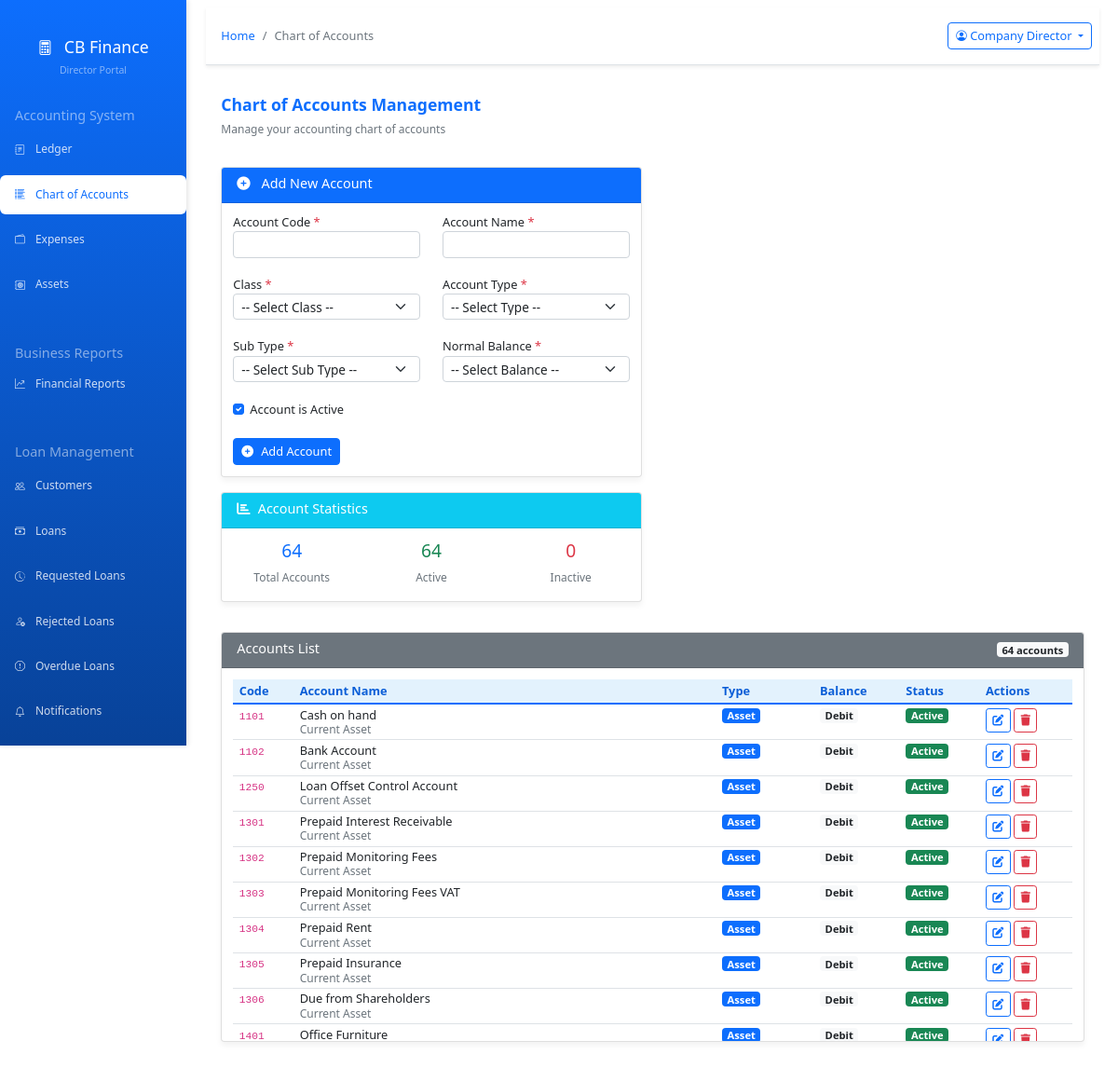
/app.cbfinance.rw/index.php?page=chart_of_accounts (signed in), run on the app's committed database.
### tables this page shows
CREATE TABLE `chart_of_accounts` (
  `account_id` int(11) NOT NULL,
  `class` varchar(50) NOT NULL,
  `account_code` varchar(10) NOT NULL,
  `account_name` varchar(255) NOT NULL,
  `account_type` varchar(50) DEFAULT NULL,
  `sub_type` varchar(50) DEFAULT NULL,
  `normal_balance` varchar(10) DEFAULT NULL,
  `is_active` tinyint(4) DEFAULT '1',
  `created_at` timestamp NOT NULL DEFAULT CURRENT_TIMESTAMP,
  `updated_at` timestamp NOT NULL DEFAULT CURRENT_TIMESTAMP ON UPDATE CURRENT_TIMESTAMP
);

### app.cbfinance.rw/modules/chart_of_accounts.php (the view, shortened to what this page needs)
<?php
$conn = getConnection();
$conn->set_charset("utf8mb4");
$accounts_query = "
    SELECT * FROM chart_of_accounts
    ORDER BY
        CASE class
            WHEN 'Balance Sheet' THEN 1
            WHEN 'Income Statement' THEN 2
            ELSE 3
        END,
        account_code ASC
";
$accounts_result = $conn->query($accounts_query);
$stats_query = "
    SELECT
        COUNT(*) as total,
        SUM(CASE WHEN is_active = 1 THEN 1 ELSE 0 END) as active,
        SUM(CASE WHEN is_active = 0 THEN 1 ELSE 0 END) as inactive
    FROM chart_of_accounts
";
$stats_result = $conn->query($stats_query);
$stats = $stats_result->fetch_assoc();
?>
<div class="container-fluid">
<!DOCTYPE html>
<html lang="en">
<head>
    <link href="https://cdn.jsdelivr.net/npm/bootstrap@5.1.3/dist/css/bootstrap.min.css" rel="stylesheet">
    <link rel="stylesheet" href="https://cdn.jsdelivr.net/npm/bootstrap-icons@1.8.1/font/bootstrap-icons.css">
    <link rel="stylesheet" href="https://cdnjs.cloudflare.com/ajax/libs/font-awesome/6.0.0/css/all.min.css">
</head>
<body>
    <div class="row mb-3">
        <div class="col-12">
            <h2 class="h4 fw-bold text-primary">Chart of Accounts Management</h2>
            <p class="text-muted">Manage your accounting chart of accounts</p>
        </div>
    </div>
    <div class="row">
        <div class="col-md-6 mb-4">
            <div class="card">
                <div class="card-header bg-primary text-white">
                    <h5 class="mb-0">
                        <i class="fas fa-plus-circle me-2"></i>
                        Add New Account
                    </h5>
                </div>
                <div class="card-body">
                    <form method="POST" id="accountForm">
                        <div class="row">
                            <div class="col-md-6 mb-3">
                                <label class="form-label">Account Code <span class="text-danger">*</span></label>
                                <input type="text" name="account_code" class="form-control"
                                    value="<?php echo isset($_POST['account_code']) ? htmlspecialchars($_POST['account_code']) : ''; ?>"
                                    pattern="[0-9]{1,6}" title="1-6 digit numeric code" required>
                            </div>
                            <div class="col-md-6 mb-3">
                                <label class="form-label">Account Name <span class="text-danger">*</span></label>
                                <input type="text" name="account_name" class="form-control"
                                    value="<?php echo isset($_POST['account_name']) ? htmlspecialchars($_POST['account_name']) : ''; ?>"
                                    required>
                            </div>
                        </div>
                        <div class="row">
                            <div class="col-md-6 mb-3">
                                <label class="form-label">Class <span class="text-danger">*</span></label>
                                <select name="class" class="form-select" required id="classSelect">
                                    <option value="">-- Select Class --</option>
                                </select>
                            </div>
                            <div class="col-md-6 mb-3">
                                <label class="form-label">Account Type <span class="text-danger">*</span></label>
                                <select name="account_type" class="form-select" required id="accountTypeSelect">
                                    <option value="">-- Select Type --</option>
                                </select>
                            </div>
                        </div>
                        <div class="row">
                            <div class="col-md-6 mb-3">
                                <label class="form-label">Sub Type <span class="text-danger">*</span></label>
                                <select name="sub_type" class="form-select" required id="subTypeSelect">
                                    <option value="">-- Select Sub Type --</option>
                                </select>
                            </div>
                            <div class="col-md-6 mb-3">
                                <label class="form-label">Normal Balance <span class="text-danger">*</span></label>
                                <select name="normal_balance" class="form-select" required id="normalBalanceSelect">
                                    <option value="">-- Select Balance --</option>
                                </select>
                            </div>
                        </div>
                        <div class="mb-3">
                            <div class="form-check">
                                <input type="checkbox" name="is_active" class="form-check-input" id="isActive" checked>
                                <label class="form-check-label" for="isActive">
                                    Account is Active
                                </label>
                            </div>
                        </div>
                        <button type="submit" name="add_account" class="btn btn-primary">
                            <i class="fas fa-plus-circle me-2"></i>Add Account
                        </button>
                    </form>
                </div>
            </div>
            <div class="card mt-3">
                <div class="card-header bg-info text-white">
                    <h5 class="mb-0"><i class="fas fa-chart-bar me-2"></i>Account Statistics</h5>
                </div>
                <div class="card-body">
                    <div class="row text-center">
                        <div class="col-4">
                            <h3 class="text-primary"><?php echo $stats['total']; ?></h3>
                            <small class="text-muted">Total Accounts</small>
                        </div>
                        <div class="col-4">
                            <h3 class="text-success"><?php echo $stats['active']; ?></h3>
                            <small class="text-muted">Active</small>
                        </div>
                        <div class="col-4">
                            <h3 class="text-danger"><?php echo $stats['inactive']; ?></h3>
                            <small class="text-muted">Inactive</small>
                        </div>
                    </div>
                </div>
            </div>
        </div>
        <div class="col-md-1/2 mb-4">
            <div class="card mb-4">
                <div class="card-header bg-secondary text-white">
                    <div class="d-flex justify-content-between align-items-center">
                        <h5 class="mb-0">Accounts List</h5>
                        <span class="badge bg-light text-dark"><?php echo $accounts_result->num_rows; ?> accounts</span>
                    </div>
                </div>
                <div class="card-body" style="max-height: 400px; overflow-y: auto;">
                    <?php if ($accounts_result && $accounts_result->num_rows > 0): ?>
                        <table class="table table-sm table-hover">
                            <thead>
                                <tr>
                                    <th>Code</th>
                                    <th>Account Name</th>
                                    <th>Type</th>
                                    <th>Balance</th>
                                    <th>Status</th>
                                    <th>Actions</th>
                                </tr>
                            </thead>
                            <tbody>
                                <?php while($account = $accounts_result->fetch_assoc()): ?>
                                <tr>
                                    <td><code><?php echo htmlspecialchars($account['account_code']); ?></code></td>
                                    <td>
                                        <div><?php echo htmlspecialchars($account['account_name']); ?></div>
                                        <small class="text-muted"><?php echo htmlspecialchars($account['sub_type']); ?></small>
                                    </td>
                                    <td>
                                        <span class="badge bg-<?php
                                            echo $account['account_type'] == 'Asset' ? 'primary' :
                                                  ($account['account_type'] == 'Liability' ? 'warning' :
                                                  ($account['account_type'] == 'Equity' ? 'info' :
                                                  ($account['account_type'] == 'Revenue' ? 'success' : 'danger')));
                                        ?>">
                                            <?php echo htmlspecialchars($account['account_type']); ?>
                                        </span>
                                    </td>
                                    <td>
                                        <span class="badge bg-light text-dark">
                                            <?php echo htmlspecialchars($account['normal_balance']); ?>
                                        </span>
                                    </td>
                                    <td>
                                        <?php if ($account['is_active'] == 1): ?>
                                            <span class="badge bg-success">Active</span>
                                        <?php else: ?>
                                            <span class="badge bg-danger">Inactive</span>
                                        <?php endif; ?>
                                    </td>
                                    <td>
                                        <a href="?page=edit_chart_of_account&id=<?php echo $account['account_id']; ?>"
                                           class="btn btn-sm btn-outline-primary" title="Edit">
                                           <i class="fas fa-edit"></i>
                                        </a>
                                        <a href="?page=chart_of_accounts&delete=<?php echo $account['account_id']; ?>"
                                           class="btn btn-sm btn-outline-danger"
                                           title="Delete"
                                           onclick="return confirm('Are you sure you want to delete account <?php echo htmlspecialchars($account['account_code']); ?>? This action cannot be undone.');">
                                           <i class="fas fa-trash"></i>
                                        </a>
                                    </td>
                                </tr>
                                <?php endwhile; ?>
                            </tbody>
                        </table>
                    <?php else: ?>
                        <p class="text-muted text-center py-4">No accounts found. Add your first account.</p>
                    <?php endif; ?>
                </div>
            </div>
        </div>
    </div>
</div>
</body>
</html>

### app.cbfinance.rw/assets/css/style.css (style rules this page uses)
:root { --primary-blue: #0d6efd; --light-blue: #e3f2fd; --dark-blue: #0b5ed7; --white: #ffffff; --light-gray: #f8f9fa; --gray: #6c757d; --dark-gray: #343a40; }
body { background-color: #f8f9fa; font-family: 'Segoe UI', Tahoma, Geneva, Verdana, sans-serif; }
.card { border: none; border-radius: 10px; box-shadow: 0 4px 6px rgba(0,0,0,0.05); transition: transform 0.3s, box-shadow 0.3s; }
.card-header { background-color: var(--white); border-bottom: 2px solid var(--light-blue); font-weight: 600; color: var(--dark-blue); }
.table { background-color: var(--white); }
.table thead th { background-color: var(--light-blue); border-bottom: 2px solid var(--primary-blue); color: var(--dark-blue); font-weight: 600; }
.btn-primary { background-color: var(--primary-blue); border-color: var(--primary-blue); }
.btn-outline-primary { color: var(--primary-blue); border-color: var(--primary-blue); }
.badge.bg-primary { background-color: var(--primary-blue) !important; }

### app.cbfinance.rw/index.php (style rules this page uses)
body { font-size: 12px !important; overflow-x: hidden; }
.card { margin-bottom: 0.5rem !important; }
.card-header { padding: 0.5rem 1rem !important; }
.card-body { padding: 0.75rem !important; }
.card-title, .card-header h5, .card-header h6 { font-size: 0.9rem !important; margin-bottom: 0.25rem !important; }
.table { font-size: 0.8rem !important; }
.table th, .table td { padding: 0.3rem 0.5rem !important; }
.table-sm th, .table-sm td { padding: 0.2rem 0.4rem !important; }
.form-control, .form-select { font-size: 0.85rem !important; padding: 0.25rem 0.5rem !important; height: calc(1.5em + 0.5rem) !important; }
.btn { font-size: 0.8rem !important; padding: 0.25rem 0.5rem !important; }
.btn-sm { font-size: 0.75rem !important; padding: 0.2rem 0.4rem !important; }
.badge { font-size: 0.7rem !important; padding: 0.15rem 0.35rem !important; }
h2, .h2 { font-size: 1.3rem !important; }
h3, .h3 { font-size: 1.2rem !important; }
h4, .h4 { font-size: 1.1rem !important; }
h5, .h5 { font-size: 1rem !important; }
.mb-3 { margin-bottom: 0.75rem !important; }
.mb-4 { margin-bottom: 1rem !important; }
.mt-3 { margin-top: 0.75rem !important; }
.text-muted { font-size: 0.75rem !important; }
h1, h2, h3, h4, h5, h6 { line-height: 1.2 !important; }
p, .form-label, .small { line-height: 1.3 !important; }
.table-hover tbody tr { line-height: 1.2 !important; }
.form-label { font-size: 0.8rem !important; margin-bottom: 0.1rem !important; }
.form-check-label { font-size: 0.8rem !important; }
.row { margin-bottom: 0.25rem !important; }
.container-fluid { padding: 0.5rem !important; }

### data on the page
chart_of_accounts: account_code "1101", account_name "Cash on hand", sub_type "Current Asset", account_type "Asset", normal_balance "Debit", is_active "Active"
chart_of_accounts: account_code "1102", account_name "Bank Account", sub_type "Current Asset", account_type "Asset", normal_balance "Debit", is_active "Active"
chart_of_accounts: account_code "1250", account_name "Loan Offset Control Account", sub_type "Current Asset", account_type "Asset", normal_balance "Debit", is_active "Active"
chart_of_accounts: account_code "1301", account_name "Prepaid Interest Receivable", sub_type "Current Asset", account_type "Asset", normal_balance "Debit", is_active "Active"
chart_of_accounts: account_code "1302", account_name "Prepaid Monitoring Fees", sub_type "Current Asset", account_type "Asset", normal_balance "Debit", is_active "Active"
chart_of_accounts: account_code "1303", account_name "Prepaid Monitoring Fees VAT", sub_type "Current Asset", account_type "Asset", normal_balance "Debit", is_active "Active"
chart_of_accounts: account_code "1304", account_name "Prepaid Rent", sub_type "Current Asset", account_type "Asset", normal_balance "Debit", is_active "Active"
chart_of_accounts: account_code "1305", account_name "Prepaid Insurance", sub_type "Current Asset", account_type "Asset", normal_balance "Debit", is_active "Active"
chart_of_accounts: account_code "1306", account_name "Due from Shareholders", sub_type "Current Asset", account_type "Asset", normal_balance "Debit", is_active "Active"
chart_of_accounts: account_code "1401", account_name "Office Furniture", account_type "Asset", normal_balance "Debit", is_active "Active"

### other printed values
$user_role "Director"
$page_title "Chart of Accounts"
$_SESSION['user_name'] "Company Director"
$stats['total'] "64"
$stats['active'] "64"
$stats['inactive'] "0"
$accounts_result->num_rows "64"
